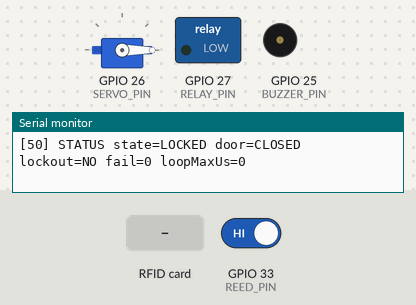
Recording of a program running on a simulated ESP32. Parts: servo, switched loads named in the program (green lamp = pin HIGH), buzzer (waves = sounding), the last lines printed to the serial monitor. Inputs (shaded band) come from the test bench; at power-on: GPIO 33 (REED_PIN) HIGH.

Above: at 1.2 s.
1.3 s: GPIO 33 (REED_PIN) driven LOW
At 1.56 s:
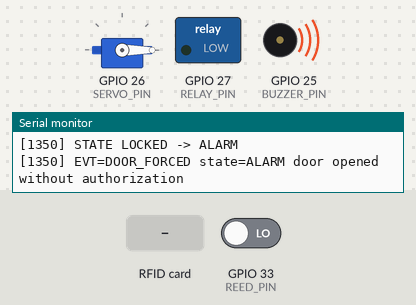
4.3 s: RFID card 01 02 03 04 held to the reader
At 5.6 s:
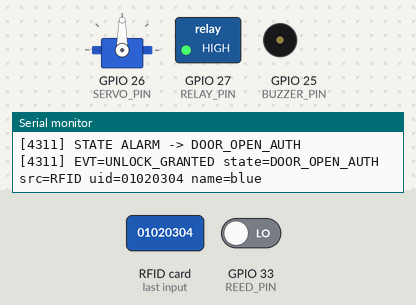
5.9 s: RFID card 11 22 33 44 held to the reader
At 6.9 s:
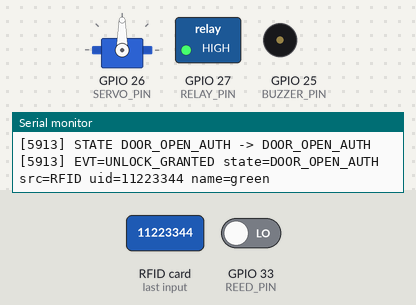
8.9 s: RFID card 5E 7A 19 C4 held to the reader
At 9.01 s:
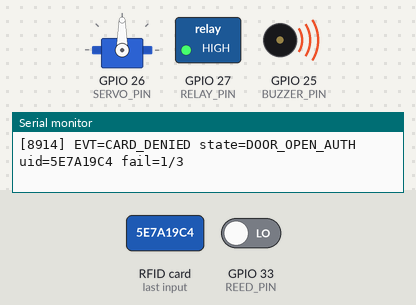
10.4 s: GPIO 33 (REED_PIN) driven HIGH
At 12.7 s:
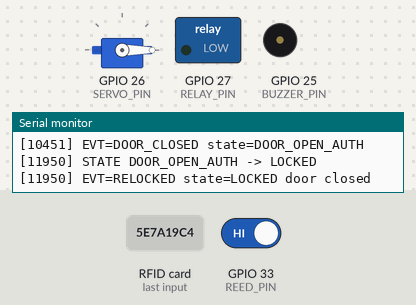
Timing chart, 0 to 14.2 s (numbered marks = the images above; inputs shaded):
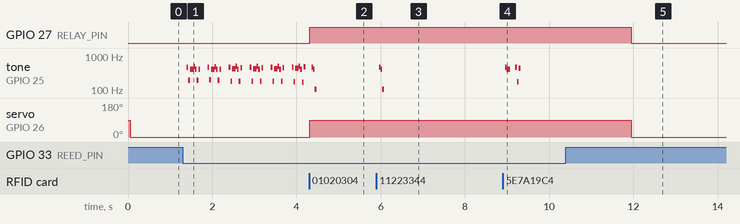

The program:

main.cpp
```cpp
// ============================================================
// DE TAI 8 - KHOA CUA RFID | TUAN 3 - FIRMWARE V2.0
// Non-blocking state machine (millis), debounce, whitelist, lockout,
// event log co cau truc, cong nhan lenh (Serial hien tai -> MQTT tuan 4)
// ============================================================
#include <Arduino.h>
#include <SPI.h>
#include <MFRC522.h>
#include <ESP32Servo.h>
#include <strings.h>

// ============================================================
// KHOI A1 - PHAN CUNG (giu nguyen tu Tuan 2)
// ============================================================
constexpr uint8_t RC522_SS_PIN  = 5;
constexpr uint8_t RC522_RST_PIN = 21;
constexpr uint8_t REED_PIN      = 33;
constexpr uint8_t RELAY_PIN     = 27;
constexpr uint8_t SERVO_PIN     = 26;
constexpr uint8_t BUZZER_PIN    = 25;

// Muc logic (doi 1 cho neu diagram.json/phan cung thay doi)
constexpr uint8_t RELAY_ON_LEVEL  = HIGH;  // muc IN lam relay "bat" (xem muc kiem tra relay)
constexpr uint8_t DOOR_OPEN_LEVEL = LOW;   // slide switch: LOW = cua mo
constexpr int SERVO_LOCKED_DEG    = 0;
constexpr int SERVO_UNLOCKED_DEG  = 90;

// ============================================================
// KHOI A2 - THONG SO THRESHOLD / TIMER (gia tri khoi diem - se tinh chinh khi test)
// ============================================================
namespace Cfg {
  constexpr unsigned long DOOR_DEBOUNCE_MS   = 50;     // loc nhieu switch cua
  constexpr unsigned long RFID_POLL_MS       = 100;    // chu ky hoi RC522
  constexpr unsigned long CARD_COOLDOWN_MS   = 1500;   // bo qua doc lap lai cung 1 the
  constexpr unsigned long UNLOCK_WINDOW_MS   = 5000;   // thoi gian cho mo cua sau khi mo khoa
  constexpr unsigned long RELOCK_DELAY_MS    = 1500;   // cua dong on dinh bao lau thi khoa lai
  constexpr unsigned long LEFT_OPEN_MS       = 15000;  // cua mo hop le qua lau -> nhac nho
  constexpr unsigned long ALARM_MAX_SOUND_MS = 10000;  // toi da thoi gian coi bao dong keu
  constexpr uint8_t       FAIL_LIMIT         = 3;      // so lan quet sai lien tiep de khoa tam
  constexpr unsigned long FAIL_WINDOW_MS     = 30000;  // qua ngan nay khong sai -> dem lai tu 0
  constexpr unsigned long LOCKOUT_MS         = 10000;  // thoi gian khoa tam RFID
  constexpr bool          ALARM_LATCHED      = false;  // true: bao dong giu den khi the/lenh hop le
}

// ============================================================
// KHOI A3 - DANH SACH THE HOP LE (whitelist)
// ============================================================
struct UidEntry { byte bytes[4]; const char* name; };
const UidEntry WHITELIST[] = {
  { {0x01, 0x02, 0x03, 0x04}, "blue"  },   // Blue Card preset cua Wokwi
  { {0x11, 0x22, 0x33, 0x44}, "green" },   // Green Card preset cua Wokwi
};
constexpr size_t WHITELIST_SIZE = sizeof(WHITELIST) / sizeof(WHITELIST[0]);

// ============================================================
// KHOI A4 - KIEU DU LIEU + BIEN TRANG THAI
// ============================================================
enum class LockState : uint8_t { LOCKED, UNLOCKED_WAIT_OPEN, DOOR_OPEN_AUTH, ALARM };
enum class Source    : uint8_t { RFID, SERIAL_TEST, REMOTE };

struct BeepPattern { uint16_t onMs; uint16_t offMs; uint8_t repeat; };  // repeat 0 = vo han
constexpr BeepPattern PAT_OK       {120,    0, 1};
constexpr BeepPattern PAT_DENIED   {120,  120, 2};
constexpr BeepPattern PAT_LOCKOUT  {600,    0, 1};
constexpr BeepPattern PAT_LEFTOPEN {100, 1900, 0};
constexpr BeepPattern PAT_ALARM    {300,  200, 0};

MFRC522 rfid(RC522_SS_PIN, RC522_RST_PIN);
Servo lockServo;

LockState state = LockState::LOCKED;
unsigned long stateSince = 0;

bool doorRaw = false, doorStable = false;          // false = dong, true = mo
unsigned long doorRawChangedAt = 0, doorStableSince = 0;

uint8_t failCount = 0;
unsigned long lastFailAt = 0;
bool lockoutActive = false;
unsigned long lockoutStart = 0;

byte lastUid[10];
byte lastUidSize = 0;
unsigned long lastCardAt = 0;
bool haveLastCard = false;
unsigned long lastRfidPoll = 0;

bool alarmMuted = false;
bool leftOpenWarned = false;

const BeepPattern* bzPattern = nullptr;
uint8_t bzCount = 0;
bool bzPhaseOn = false, bzLevel = false;
unsigned long bzPhaseStart = 0, bzLastToggleUs = 0;

unsigned long loopMaxUs = 0;

// ============================================================
// KHOI B - TIEN ICH: thoi gian, log su kien, UID
// ============================================================
// An toan khi millis() tran so (~50 ngay): luon tru, khong cong
inline bool elapsed(unsigned long now, unsigned long since, unsigned long ms) {
  return (now - since) >= ms;
}

const char* stateName(LockState s) {
  switch (s) {
    case LockState::LOCKED:             return "LOCKED";
    case LockState::UNLOCKED_WAIT_OPEN: return "UNLOCKED_WAIT_OPEN";
    case LockState::DOOR_OPEN_AUTH:     return "DOOR_OPEN_AUTH";
    case LockState::ALARM:              return "ALARM";
  }
  return "?";
}

// DIEM DUY NHAT phat su kien. Tuan 4: them 1 dong publish MQTT o day.
void logEvent(const char* evt, const char* detail = "") {
  Serial.printf("[%lu] EVT=%s state=%s %s\r\n", millis(), evt, stateName(state), detail);
}

void uidToString(const byte* uid, byte size, char* out, size_t outLen) {
  size_t pos = 0;
  out[0] = '\0';
  for (byte i = 0; i < size && pos + 2 < outLen; i++) {
    pos += snprintf(out + pos, outLen - pos, "%02X", uid[i]);
  }
}

const UidEntry* findUid(const byte* uid, byte size) {
  if (size != 4) return nullptr;
  for (size_t i = 0; i < WHITELIST_SIZE; i++) {
    if (memcmp(uid, WHITELIST[i].bytes, 4) == 0) return &WHITELIST[i];
  }
  return nullptr;
}

// ============================================================
// KHOI C - BUZZER KHONG CHAN (mau beep, khong dung delay)
// ============================================================
void buzzerStop() {
  bzPattern = nullptr;
  bzLevel = false;
  digitalWrite(BUZZER_PIN, LOW);
}

void buzzerPlay(const BeepPattern& p) {
  bzPattern = &p;
  bzCount = 0;
  bzPhaseOn = true;
  bzLevel = false;
  bzPhaseStart = millis();
  bzLastToggleUs = micros();
}

void buzzerUpdate() {
  if (bzPattern == nullptr) return;
  unsigned long nowMs = millis();
  unsigned long phaseLen = bzPhaseOn ? bzPattern->onMs : bzPattern->offMs;

  if (elapsed(nowMs, bzPhaseStart, phaseLen)) {
    bzPhaseStart = nowMs;
    if (bzPhaseOn) {
      bzPhaseOn = false;
      bzLevel = false;
      digitalWrite(BUZZER_PIN, LOW);
    } else {
      bzCount++;
      if (bzPattern->repeat != 0 && bzCount >= bzPattern->repeat) {
        buzzerStop();
        return;
      }
      bzPhaseOn = true;
    }
    return;
  }

  if (bzPhaseOn) {                               // song vuong ~1 kHz bang micros()
    unsigned long nowUs = micros();
    if (nowUs - bzLastToggleUs >= 500) {
      bzLastToggleUs = nowUs;
      bzLevel = !bzLevel;
      digitalWrite(BUZZER_PIN, bzLevel ? HIGH : LOW);
    }
  }
}

// ============================================================
// KHOI D - ACTUATOR + CUA (debounce)
// ============================================================
void setLock(bool unlocked) {
  digitalWrite(RELAY_PIN, unlocked ? RELAY_ON_LEVEL : (RELAY_ON_LEVEL == HIGH ? LOW : HIGH));
  lockServo.write(unlocked ? SERVO_UNLOCKED_DEG : SERVO_LOCKED_DEG);
}

// Tra ve true dung 1 lan khi trang thai cua ON DINH doi (da qua debounce)
bool doorUpdate(unsigned long now) {
  bool raw = (digitalRead(REED_PIN) == DOOR_OPEN_LEVEL);
  if (raw != doorRaw) {
    doorRaw = raw;
    doorRawChangedAt = now;
  }
  if (doorRaw != doorStable && elapsed(now, doorRawChangedAt, Cfg::DOOR_DEBOUNCE_MS)) {
    doorStable = doorRaw;
    doorStableSince = now;
    return true;
  }
  return false;
}

// ============================================================
// KHOI E - STATE MACHINE
// ============================================================
void enterState(LockState s, unsigned long now) {
  Serial.printf("[%lu] STATE %s -> %s\r\n", now, stateName(state), stateName(s));
  state = s;
  stateSince = now;
  switch (s) {
    case LockState::LOCKED:             setLock(false); buzzerStop(); break;
    case LockState::UNLOCKED_WAIT_OPEN: setLock(true);  buzzerStop(); break;
    case LockState::DOOR_OPEN_AUTH:     setLock(true);  buzzerStop(); leftOpenWarned = false; break;
    case LockState::ALARM:              setLock(false); alarmMuted = false; buzzerPlay(PAT_ALARM); break;
  }
}

// CONG VAO DUY NHAT de mo khoa: RFID, Serial (Tuan 3), MQTT/Telegram/Voice (Tuan 4+)
void requestUnlock(Source src, const char* detail) {
  unsigned long now = millis();
  const char* srcName = (src == Source::RFID) ? "RFID" : (src == Source::SERIAL_TEST ? "SERIAL" : "REMOTE");
  char msg[80];
  snprintf(msg, sizeof(msg), "src=%s %s", srcName, detail);
  if (src == Source::RFID) failCount = 0;
  enterState(doorStable ? LockState::DOOR_OPEN_AUTH : LockState::UNLOCKED_WAIT_OPEN, now);
  buzzerPlay(PAT_OK);
  logEvent("UNLOCK_GRANTED", msg);
}

void handleCard(const byte* uid, byte size, unsigned long now) {
  bool repeat = haveLastCard && size == lastUidSize && memcmp(uid, lastUid, size) == 0 &&
                !elapsed(now, lastCardAt, Cfg::CARD_COOLDOWN_MS);
  lastCardAt = now;                       // the con nam tren dau doc -> keo dai cooldown
  if (repeat) return;

  if (size > sizeof(lastUid)) size = sizeof(lastUid);
  memcpy(lastUid, uid, size);
  lastUidSize = size;
  haveLastCard = true;

  char uidStr[24];
  uidToString(uid, size, uidStr, sizeof(uidStr));
  char msg[64];

  if (lockoutActive) {
    snprintf(msg, sizeof(msg), "uid=%s", uidStr);
    logEvent("CARD_IGNORED_LOCKOUT", msg);
    return;
  }

  const UidEntry* e = findUid(uid, size);
  if (e != nullptr) {
    snprintf(msg, sizeof(msg), "uid=%s name=%s", uidStr, e->name);
    requestUnlock(Source::RFID, msg);
    return;
  }

  if (elapsed(now, lastFailAt, Cfg::FAIL_WINDOW_MS)) failCount = 0;
  failCount++;
  lastFailAt = now;
  snprintf(msg, sizeof(msg), "uid=%s fail=%u/%u", uidStr, failCount, Cfg::FAIL_LIMIT);
  logEvent("CARD_DENIED", msg);
  if (state != LockState::ALARM) buzzerPlay(PAT_DENIED);

  if (failCount >= Cfg::FAIL_LIMIT) {
    lockoutActive = true;
    lockoutStart = now;
    failCount = 0;
    logEvent("LOCKOUT_START", "too many invalid cards");
    if (state != LockState::ALARM) buzzerPlay(PAT_LOCKOUT);
  }
}

void lockoutUpdate(unsigned long now) {
  if (lockoutActive && elapsed(now, lockoutStart, Cfg::LOCKOUT_MS)) {
    lockoutActive = false;
    logEvent("LOCKOUT_END");
  }
}

void fsmUpdate(unsigned long now, bool doorChanged) {
  switch (state) {

    case LockState::LOCKED:
      if (doorChanged && doorStable) {                    // cua mo khi chua duoc phep
        enterState(LockState::ALARM, now);
        logEvent("DOOR_FORCED", "door opened without authorization");
      }
      break;

    case LockState::UNLOCKED_WAIT_OPEN:
      if (doorChanged && doorStable) {
        enterState(LockState::DOOR_OPEN_AUTH, now);
        logEvent("DOOR_OPENED", "authorized");
      } else if (!doorStable && elapsed(now, stateSince, Cfg::UNLOCK_WINDOW_MS)) {
        enterState(LockState::LOCKED, now);
        logEvent("RELOCKED", "timeout no entry");
      }
      break;

    case LockState::DOOR_OPEN_AUTH:
      if (doorChanged && doorStable) {                    // mo lai trong luc chua khoa
        stateSince = now;
        leftOpenWarned = false;
        buzzerStop();
        logEvent("DOOR_REOPENED");
      }
      if (doorChanged && !doorStable) {
        buzzerStop();
        leftOpenWarned = false;
        logEvent("DOOR_CLOSED");
      }
      if (!doorStable && elapsed(now, doorStableSince, Cfg::RELOCK_DELAY_MS)) {
        enterState(LockState::LOCKED, now);
        logEvent("RELOCKED", "door closed");
      } else if (doorStable && !leftOpenWarned && elapsed(now, stateSince, Cfg::LEFT_OPEN_MS)) {
        leftOpenWarned = true;
        buzzerPlay(PAT_LEFTOPEN);
        logEvent("LEFT_OPEN_WARN", "door open too long");
      }
      break;

    case LockState::ALARM:
      if (doorChanged && !doorStable) logEvent("DOOR_CLOSED");
      if (!alarmMuted && elapsed(now, stateSince, Cfg::ALARM_MAX_SOUND_MS)) {
        buzzerStop();
        alarmMuted = true;
        logEvent("ALARM_MUTED", "max sound time reached");
      }
      if (!Cfg::ALARM_LATCHED && !doorStable && elapsed(now, doorStableSince, Cfg::RELOCK_DELAY_MS)) {
        enterState(LockState::LOCKED, now);
        logEvent("ALARM_CLEARED", "door closed");
      }
      break;
  }
}

// ============================================================
// KHOI F - RFID + LENH (Serial hien tai; Tuan 4 goi handleCommand tu MQTT callback)
// ============================================================
void rfidPoll(unsigned long now) {
  if (!elapsed(now, lastRfidPoll, Cfg::RFID_POLL_MS)) return;
  lastRfidPoll = now;
  if (!rfid.PICC_IsNewCardPresent()) return;
  if (!rfid.PICC_ReadCardSerial()) return;
  handleCard(rfid.uid.uidByte, rfid.uid.size, now);
  rfid.PICC_HaltA();
  rfid.PCD_StopCrypto1();
}

void printStatus() {
  Serial.printf("[%lu] STATUS state=%s door=%s lockout=%s fail=%u loopMaxUs=%lu\r\n",
                millis(), stateName(state), doorStable ? "OPEN" : "CLOSED",
                lockoutActive ? "YES" : "NO", failCount, loopMaxUs);
}

void handleCommand(const char* cmd, Source src) {
  if (strcasecmp(cmd, "unlock") == 0)         requestUnlock(src, "cmd=unlock");
  else if (strcasecmp(cmd, "status") == 0)    printStatus();
  else if (strcasecmp(cmd, "resetstat") == 0) loopMaxUs = 0;
  else                                        logEvent("CMD_UNKNOWN", cmd);
}

void serialPoll() {
  static char buf[24];
  static uint8_t len = 0;
  while (Serial.available()) {
    char c = (char)Serial.read();
    if (c == '\r' || c == '\n') {
      if (len > 0) {
        buf[len] = '\0';
        handleCommand(buf, Source::SERIAL_TEST);
        len = 0;
      }
    } else if (len < sizeof(buf) - 1) {
      buf[len++] = c;
    }
  }
}

// ============================================================
// SETUP + LOOP
// ============================================================
void setup() {
  Serial.begin(115200);
  SPI.begin();
  rfid.PCD_Init();

  pinMode(REED_PIN, INPUT_PULLUP);
  pinMode(RELAY_PIN, OUTPUT);
  pinMode(BUZZER_PIN, OUTPUT);
  digitalWrite(BUZZER_PIN, LOW);
  lockServo.attach(SERVO_PIN);

  unsigned long now = millis();
  doorRaw = doorStable = (digitalRead(REED_PIN) == DOOR_OPEN_LEVEL);
  doorRawChangedAt = doorStableSince = now;

  state = LockState::LOCKED;
  stateSince = now;
  setLock(false);

  Serial.println("=== FW v2.0 (Tuan 3): state machine khong chan ===");
  if (doorStable) logEvent("BOOT_DOOR_OPEN", "door open at boot - no alarm until next open");
  printStatus();
}

void loop() {
  unsigned long t0 = micros();
  unsigned long now = millis();

  bool doorChanged = doorUpdate(now);
  fsmUpdate(now, doorChanged);
  rfidPoll(now);
  serialPoll();
  lockoutUpdate(now);
  buzzerUpdate();

  unsigned long dur = micros() - t0;
  if (dur > loopMaxUs) loopMaxUs = dur;
}
```

Measured:
- after the input at 1.3 s, tone on GPIO 25 (BUZZER_PIN): plays 459 Hz for 0.04 s, 196 Hz for 0.04 s, 412 Hz for 0.08 s, 482 Hz for 0.04 s, 412 Hz for 0.04 s, 196 Hz for 0.04 s … (42 notes in this stretch), starting after 0.10 s
- after the input at 4.3 s, GPIO 27 (RELAY_PIN): LOW → HIGH at once; servo on GPIO 26 (SERVO_PIN): 0° → 90° at once
- after the input at 5.9 s, tone on GPIO 25 (BUZZER_PIN): silent → 459 Hz after 0.06 s, → 412 Hz 0.04 s later, → 104 Hz 0.04 s later, → silent 0.04 s later
- after the input at 8.9 s, tone on GPIO 25 (BUZZER_PIN): plays 459 Hz for 0.04 s, 412 Hz for 0.08 s, 459 Hz for 0.04 s, 177 Hz for 0.04 s, 435 Hz for 0.04 s, starting after 0.06 s
- after the input at 10.4 s, GPIO 27 (RELAY_PIN): HIGH → LOW after 1.6 s; servo on GPIO 26 (SERVO_PIN): 90° → 0° after 1.6 s
